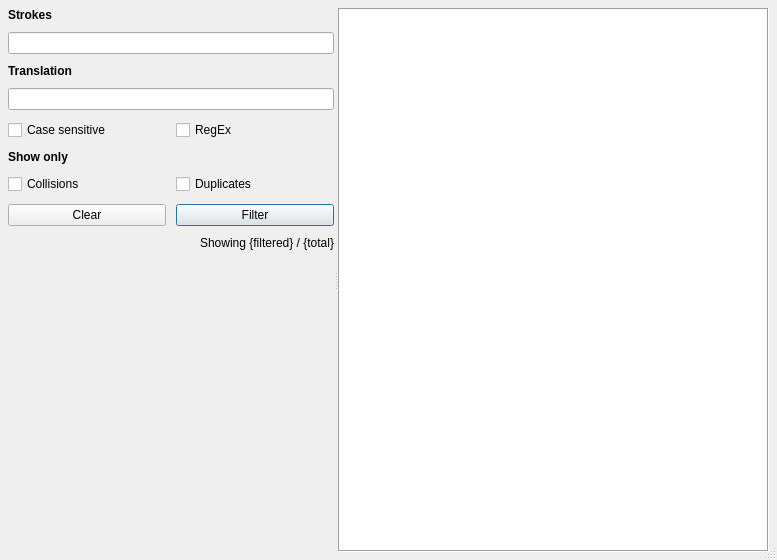
<?xml version="1.0" encoding="UTF-8"?>
<ui version="4.0">
 <class>DictionaryEditor</class>
 <widget class="QDialog" name="DictionaryEditor">
  <property name="geometry">
   <rect>
    <x>0</x>
    <y>0</y>
    <width>777</width>
    <height>560</height>
   </rect>
  </property>
  <property name="windowTitle">
   <string>Plover: Dictionary Editor</string>
  </property>
  <property name="sizeGripEnabled">
   <bool>true</bool>
  </property>
  <layout class="QVBoxLayout" name="verticalLayout">
   <property name="spacing">
    <number>-1</number>
   </property>
   <item>
    <widget class="QSplitter" name="splitter">
     <property name="sizePolicy">
      <sizepolicy hsizetype="Expanding" vsizetype="Expanding">
       <horstretch>1</horstretch>
       <verstretch>1</verstretch>
      </sizepolicy>
     </property>
     <property name="orientation">
      <enum>Qt::Horizontal</enum>
     </property>
     <widget class="QWidget" name="layoutWidget">
      <layout class="QGridLayout" name="gridLayout">
       <property name="sizeConstraint">
        <enum>QLayout::SetMinimumSize</enum>
       </property>
       <property name="leftMargin">
        <number>0</number>
       </property>
       <property name="topMargin">
        <number>0</number>
       </property>
       <property name="rightMargin">
        <number>0</number>
       </property>
       <property name="bottomMargin">
        <number>0</number>
       </property>
       <property name="spacing">
        <number>10</number>
       </property>
       <item row="5" column="0">
        <widget class="QCheckBox" name="case_checkbox">
         <property name="text">
          <string>Case sensitive</string>
         </property>
        </widget>
       </item>
       <item row="9" column="0">
        <widget class="QPushButton" name="clear_button">
         <property name="sizePolicy">
          <sizepolicy hsizetype="Minimum" vsizetype="Preferred">
           <horstretch>0</horstretch>
           <verstretch>0</verstretch>
          </sizepolicy>
         </property>
         <property name="text">
          <string>Clear</string>
         </property>
         <property name="autoDefault">
          <bool>false</bool>
         </property>
        </widget>
       </item>
       <item row="11" column="0" colspan="2">
        <spacer name="verticalSpacer">
         <property name="orientation">
          <enum>Qt::Vertical</enum>
         </property>
         <property name="sizeHint" stdset="0">
          <size>
           <width>20</width>
           <height>40</height>
          </size>
         </property>
        </spacer>
       </item>
       <item row="3" column="0">
        <widget class="QLabel" name="translation_label">
         <property name="sizePolicy">
          <sizepolicy hsizetype="Minimum" vsizetype="Minimum">
           <horstretch>0</horstretch>
           <verstretch>0</verstretch>
          </sizepolicy>
         </property>
         <property name="font">
          <font>
           <weight>75</weight>
           <bold>true</bold>
          </font>
         </property>
         <property name="text">
          <string>Translation</string>
         </property>
        </widget>
       </item>
       <item row="9" column="1">
        <widget class="QPushButton" name="filter_button">
         <property name="sizePolicy">
          <sizepolicy hsizetype="Minimum" vsizetype="Preferred">
           <horstretch>0</horstretch>
           <verstretch>0</verstretch>
          </sizepolicy>
         </property>
         <property name="text">
          <string>Filter</string>
         </property>
         <property name="autoDefault">
          <bool>false</bool>
         </property>
         <property name="default">
          <bool>true</bool>
         </property>
        </widget>
       </item>
       <item row="4" column="0" colspan="2">
        <widget class="QLineEdit" name="translation_filter">
         <property name="sizePolicy">
          <sizepolicy hsizetype="Minimum" vsizetype="Fixed">
           <horstretch>0</horstretch>
           <verstretch>0</verstretch>
          </sizepolicy>
         </property>
        </widget>
       </item>
       <item row="6" column="0">
        <widget class="QLabel" name="collisions_label">
         <property name="sizePolicy">
          <sizepolicy hsizetype="Minimum" vsizetype="Preferred">
           <horstretch>0</horstretch>
           <verstretch>0</verstretch>
          </sizepolicy>
         </property>
         <property name="font">
          <font>
           <weight>75</weight>
           <bold>true</bold>
          </font>
         </property>
         <property name="text">
          <string>Show only</string>
         </property>
        </widget>
       </item>
       <item row="5" column="1">
        <widget class="QCheckBox" name="regex_checkbox">
         <property name="text">
          <string>RegEx</string>
         </property>
        </widget>
       </item>
       <item row="2" column="0" colspan="2">
        <widget class="QLineEdit" name="strokes_filter">
         <property name="sizePolicy">
          <sizepolicy hsizetype="Minimum" vsizetype="Fixed">
           <horstretch>0</horstretch>
           <verstretch>0</verstretch>
          </sizepolicy>
         </property>
        </widget>
       </item>
       <item row="7" column="0">
        <widget class="QCheckBox" name="collisions_checkbox">
         <property name="toolTip">
          <string>Find entries that have matching strokes but different translations</string>
         </property>
         <property name="text">
          <string>Collisions</string>
         </property>
        </widget>
       </item>
       <item row="1" column="0">
        <widget class="QLabel" name="stroke_label">
         <property name="sizePolicy">
          <sizepolicy hsizetype="Minimum" vsizetype="Preferred">
           <horstretch>0</horstretch>
           <verstretch>0</verstretch>
          </sizepolicy>
         </property>
         <property name="font">
          <font>
           <weight>75</weight>
           <bold>true</bold>
          </font>
         </property>
         <property name="text">
          <string>Strokes</string>
         </property>
        </widget>
       </item>
       <item row="7" column="1">
        <widget class="QCheckBox" name="duplicates_checkbox">
         <property name="toolTip">
          <string>Find entries that have matching strokes and translations</string>
         </property>
         <property name="text">
          <string>Duplicates</string>
         </property>
        </widget>
       </item>
       <item row="10" column="0" colspan="2">
        <widget class="QLabel" name="filtered_label">
         <property name="text">
          <string>Showing {filtered} / {total}</string>
         </property>
         <property name="alignment">
          <set>Qt::AlignRight|Qt::AlignTrailing|Qt::AlignVCenter</set>
         </property>
        </widget>
       </item>
      </layout>
     </widget>
     <widget class="QTableView" name="table">
      <property name="sizePolicy">
       <sizepolicy hsizetype="Maximum" vsizetype="Expanding">
        <horstretch>0</horstretch>
        <verstretch>0</verstretch>
       </sizepolicy>
      </property>
      <property name="frameShape">
       <enum>QFrame::Box</enum>
      </property>
      <property name="showDropIndicator" stdset="0">
       <bool>true</bool>
      </property>
      <property name="dragEnabled">
       <bool>true</bool>
      </property>
      <property name="dragDropOverwriteMode">
       <bool>false</bool>
      </property>
      <property name="dragDropMode">
       <enum>QAbstractItemView::DragDrop</enum>
      </property>
      <property name="defaultDropAction">
       <enum>Qt::IgnoreAction</enum>
      </property>
      <property name="alternatingRowColors">
       <bool>true</bool>
      </property>
      <property name="selectionBehavior">
       <enum>QAbstractItemView::SelectRows</enum>
      </property>
      <property name="textElideMode">
       <enum>Qt::ElideMiddle</enum>
      </property>
      <property name="sortingEnabled">
       <bool>true</bool>
      </property>
      <attribute name="horizontalHeaderStretchLastSection">
       <bool>true</bool>
      </attribute>
      <attribute name="verticalHeaderCascadingSectionResizes">
       <bool>true</bool>
      </attribute>
     </widget>
    </widget>
   </item>
  </layout>
  <action name="action_Delete">
   <property name="icon">
    <iconset resource="resources/resources.qrc">
     <normaloff>:/delete.svg</normaloff>:/delete.svg</iconset>
   </property>
   <property name="text">
    <string>&amp;Delete</string>
   </property>
   <property name="toolTip">
    <string>Delete selected entries.</string>
   </property>
   <property name="shortcut">
    <string>Del</string>
   </property>
  </action>
  <action name="action_Undo">
   <property name="icon">
    <iconset resource="resources/resources.qrc">
     <normaloff>:/undo.svg</normaloff>:/undo.svg</iconset>
   </property>
   <property name="text">
    <string>&amp;Undo</string>
   </property>
   <property name="toolTip">
    <string>Undo last add/delete/edit operation.</string>
   </property>
   <property name="shortcut">
    <string>Ctrl+Z</string>
   </property>
  </action>
  <action name="action_New">
   <property name="icon">
    <iconset resource="resources/resources.qrc">
     <normaloff>:/new.svg</normaloff>:/new.svg</iconset>
   </property>
   <property name="text">
    <string>&amp;New translation</string>
   </property>
   <property name="toolTip">
    <string>Add a new translation</string>
   </property>
   <property name="shortcut">
    <string>Ctrl+N</string>
   </property>
  </action>
 </widget>
 <layoutdefault spacing="5" margin="8"/>
 <tabstops>
  <tabstop>strokes_filter</tabstop>
  <tabstop>translation_filter</tabstop>
  <tabstop>case_checkbox</tabstop>
  <tabstop>regex_checkbox</tabstop>
  <tabstop>collisions_checkbox</tabstop>
  <tabstop>duplicates_checkbox</tabstop>
  <tabstop>filter_button</tabstop>
  <tabstop>clear_button</tabstop>
  <tabstop>table</tabstop>
 </tabstops>
 <resources>
  <include location="resources/resources.qrc"/>
 </resources>
 <connections>
  <connection>
   <sender>action_Delete</sender>
   <signal>triggered()</signal>
   <receiver>DictionaryEditor</receiver>
   <slot>on_delete()</slot>
   <hints>
    <hint type="sourcelabel">
     <x>-1</x>
     <y>-1</y>
    </hint>
    <hint type="destinationlabel">
     <x>199</x>
     <y>149</y>
    </hint>
   </hints>
  </connection>
  <connection>
   <sender>action_Undo</sender>
   <signal>triggered()</signal>
   <receiver>DictionaryEditor</receiver>
   <slot>on_undo()</slot>
   <hints>
    <hint type="sourcelabel">
     <x>-1</x>
     <y>-1</y>
    </hint>
    <hint type="destinationlabel">
     <x>199</x>
     <y>149</y>
    </hint>
   </hints>
  </connection>
  <connection>
   <sender>action_New</sender>
   <signal>triggered()</signal>
   <receiver>DictionaryEditor</receiver>
   <slot>on_new()</slot>
   <hints>
    <hint type="sourcelabel">
     <x>-1</x>
     <y>-1</y>
    </hint>
    <hint type="destinationlabel">
     <x>199</x>
     <y>149</y>
    </hint>
   </hints>
  </connection>
  <connection>
   <sender>DictionaryEditor</sender>
   <signal>finished(int)</signal>
   <receiver>DictionaryEditor</receiver>
   <slot>on_finished(int)</slot>
   <hints>
    <hint type="sourcelabel">
     <x>199</x>
     <y>149</y>
    </hint>
    <hint type="destinationlabel">
     <x>199</x>
     <y>149</y>
    </hint>
   </hints>
  </connection>
  <connection>
   <sender>filter_button</sender>
   <signal>clicked()</signal>
   <receiver>DictionaryEditor</receiver>
   <slot>on_apply_filter()</slot>
   <hints>
    <hint type="sourcelabel">
     <x>258</x>
     <y>210</y>
    </hint>
    <hint type="destinationlabel">
     <x>388</x>
     <y>279</y>
    </hint>
   </hints>
  </connection>
  <connection>
   <sender>clear_button</sender>
   <signal>clicked()</signal>
   <receiver>DictionaryEditor</receiver>
   <slot>on_clear_filter()</slot>
   <hints>
    <hint type="sourcelabel">
     <x>94</x>
     <y>210</y>
    </hint>
    <hint type="destinationlabel">
     <x>388</x>
     <y>279</y>
    </hint>
   </hints>
  </connection>
 </connections>
 <slots>
  <slot>on_selection_changed()</slot>
  <slot>on_delete()</slot>
  <slot>on_undo()</slot>
  <slot>on_new()</slot>
  <slot>on_finished(int)</slot>
  <slot>on_apply_filter()</slot>
  <slot>on_clear_filter()</slot>
 </slots>
</ui>
